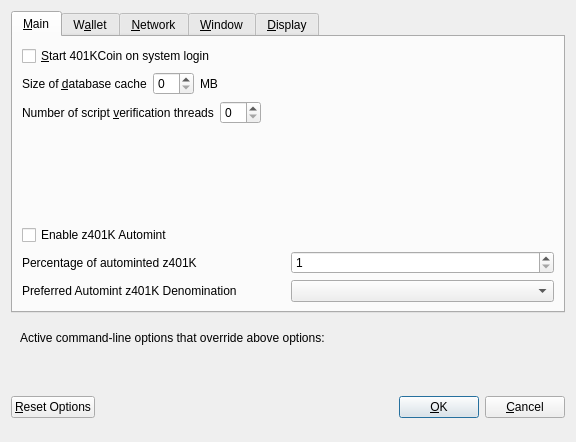
<?xml version="1.0" encoding="UTF-8"?>
<ui version="4.0">
 <class>OptionsDialog</class>
 <widget class="QDialog" name="OptionsDialog">
  <property name="geometry">
   <rect>
    <x>0</x>
    <y>0</y>
    <width>576</width>
    <height>442</height>
   </rect>
  </property>
  <property name="windowTitle">
   <string>Options</string>
  </property>
  <property name="modal">
   <bool>true</bool>
  </property>
  <layout class="QVBoxLayout" name="verticalLayout">
   <item>
    <widget class="QTabWidget" name="tabWidget">
     <property name="currentIndex">
      <number>0</number>
     </property>
     <widget class="QWidget" name="tabMain">
      <attribute name="title">
       <string>&amp;Main</string>
      </attribute>
      <layout class="QVBoxLayout" name="verticalLayout_Main">
       <item>
        <widget class="QCheckBox" name="bitcoinAtStartup">
         <property name="toolTip">
          <string>Automatically start 401KCoin after logging in to the system.</string>
         </property>
         <property name="text">
          <string>&amp;Start 401KCoin on system login</string>
         </property>
        </widget>
       </item>
       <item>
        <layout class="QHBoxLayout" name="horizontalLayout_2_Main">
         <item>
          <widget class="QLabel" name="databaseCacheLabel">
           <property name="text">
            <string>Size of &amp;database cache</string>
           </property>
           <property name="textFormat">
            <enum>Qt::PlainText</enum>
           </property>
           <property name="buddy">
            <cstring>databaseCache</cstring>
           </property>
          </widget>
         </item>
         <item>
          <widget class="QSpinBox" name="databaseCache"/>
         </item>
         <item>
          <widget class="QLabel" name="databaseCacheUnitLabel">
           <property name="text">
            <string>MB</string>
           </property>
           <property name="textFormat">
            <enum>Qt::PlainText</enum>
           </property>
          </widget>
         </item>
         <item>
          <spacer name="horizontalSpacer_2_Main">
           <property name="orientation">
            <enum>Qt::Horizontal</enum>
           </property>
           <property name="sizeHint" stdset="0">
            <size>
             <width>40</width>
             <height>20</height>
            </size>
           </property>
          </spacer>
         </item>
        </layout>
       </item>
       <item>
        <layout class="QHBoxLayout" name="horizontalLayout_3_Main">
         <item>
          <widget class="QLabel" name="threadsScriptVerifLabel">
           <property name="text">
            <string>Number of script &amp;verification threads</string>
           </property>
           <property name="textFormat">
            <enum>Qt::PlainText</enum>
           </property>
           <property name="buddy">
            <cstring>threadsScriptVerif</cstring>
           </property>
          </widget>
         </item>
         <item>
          <widget class="QSpinBox" name="threadsScriptVerif">
           <property name="toolTip">
            <string>(0 = auto, &lt;0 = leave that many cores free)</string>
           </property>
          </widget>
         </item>
         <item>
          <spacer name="horizontalSpacer_3_Main">
           <property name="orientation">
            <enum>Qt::Horizontal</enum>
           </property>
           <property name="sizeHint" stdset="0">
            <size>
             <width>40</width>
             <height>20</height>
            </size>
           </property>
          </spacer>
         </item>
        </layout>
       </item>
       <item>
        <spacer name="verticalSpacer_2">
         <property name="orientation">
          <enum>Qt::Vertical</enum>
         </property>
         <property name="sizeHint" stdset="0">
          <size>
           <width>20</width>
           <height>40</height>
          </size>
         </property>
        </spacer>
       </item>
       <item>
        <widget class="QCheckBox" name="checkBoxZeromintEnable">
         <property name="toolTip">
          <string>Enable automatic minting of 401K units to z401K</string>
         </property>
         <property name="layoutDirection">
          <enum>Qt::LeftToRight</enum>
         </property>
         <property name="text">
          <string>Enable z401K Automint</string>
         </property>
        </widget>
       </item>
       <item>
        <layout class="QHBoxLayout" name="horizontalLayout_3">
         <item>
          <widget class="QLabel" name="percentage_label">
           <property name="toolTip">
            <string>Percentage of incoming 401K which get automatically converted to z401K via Zerocoin Protocol (min: 10%)</string>
           </property>
           <property name="text">
            <string>Percentage of autominted z401K</string>
           </property>
          </widget>
         </item>
         <item>
          <widget class="QSpinBox" name="zeromintPercentage">
           <property name="minimum">
            <number>1</number>
           </property>
           <property name="maximum">
            <number>100</number>
           </property>
          </widget>
         </item>
        </layout>
       </item>
       <item>
        <layout class="QHBoxLayout" name="horizontalLayout" stretch="0,0">
         <property name="sizeConstraint">
          <enum>QLayout::SetFixedSize</enum>
         </property>
         <item>
          <widget class="QLabel" name="labelPreferredDenom">
           <property name="maximumSize">
            <size>
             <width>16777215</width>
             <height>16777215</height>
            </size>
           </property>
           <property name="toolTip">
            <string>Wait with automatic conversion to Zerocoin until enough 401K for this denomination is available</string>
           </property>
           <property name="text">
            <string>Preferred Automint z401K Denomination</string>
           </property>
          </widget>
         </item>
         <item>
          <widget class="QComboBox" name="preferredDenom">
           <property name="maximumSize">
            <size>
             <width>16777215</width>
             <height>27</height>
            </size>
           </property>
           <property name="toolTip">
            <string>Wait with automatic conversion to Zerocoin until enough 401K for this denomination is available</string>
           </property>
           <property name="maxVisibleItems">
            <number>9</number>
           </property>
           <property name="maxCount">
            <number>9</number>
           </property>
          </widget>
         </item>
        </layout>
       </item>
      </layout>
     </widget>
     <widget class="QWidget" name="tabWallet">
      <attribute name="title">
       <string>W&amp;allet</string>
      </attribute>
      <layout class="QVBoxLayout" name="verticalLayout_Wallet">
       <item>
        <layout class="QHBoxLayout" name="horizontalLayout_2_Wallet">
         <item>
          <widget class="QLabel" name="labelStakeSplitThresholdText">
           <property name="text">
            <string>Stake split threshold:</string>
           </property>
          </widget>
         </item>
         <item>
          <widget class="QSpinBox" name="spinBoxStakeSplitThreshold">
           <property name="minimum">
            <number>1</number>
           </property>
           <property name="maximum">
            <number>999999</number>
           </property>
          </widget>
         </item>
        </layout>
       </item>
       <item>
        <widget class="QGroupBox" name="groupBox">
         <property name="title">
          <string>Expert</string>
         </property>
         <layout class="QVBoxLayout" name="verticalLayout_2">
          <item>
           <widget class="QCheckBox" name="coinControlFeatures">
            <property name="toolTip">
             <string>Whether to show coin control features or not.</string>
            </property>
            <property name="text">
             <string>Enable coin &amp;control features</string>
            </property>
           </widget>
          </item>
          <item>
           <widget class="QCheckBox" name="showMasternodesTab">
            <property name="toolTip">
             <string>Show additional tab listing all your masternodes in first sub-tab&lt;br/&gt;and all masternodes on the network in second sub-tab.</string>
            </property>
            <property name="text">
             <string>Show Masternodes Tab</string>
            </property>
           </widget>
          </item>
          <item>
           <widget class="QCheckBox" name="spendZeroConfChange">
            <property name="toolTip">
             <string>If you disable the spending of unconfirmed change, the change from a transaction&lt;br/&gt;cannot be used until that transaction has at least one confirmation.&lt;br/&gt;This also affects how your balance is computed.</string>
            </property>
            <property name="text">
             <string>&amp;Spend unconfirmed change</string>
            </property>
           </widget>
          </item>
         </layout>
        </widget>
       </item>
       <item>
        <spacer name="verticalSpacer_Wallet">
         <property name="orientation">
          <enum>Qt::Vertical</enum>
         </property>
         <property name="sizeHint" stdset="0">
          <size>
           <width>20</width>
           <height>40</height>
          </size>
         </property>
        </spacer>
       </item>
      </layout>
     </widget>
     <widget class="QWidget" name="tabNetwork">
      <attribute name="title">
       <string>&amp;Network</string>
      </attribute>
      <layout class="QVBoxLayout" name="verticalLayout_Network">
       <item>
        <widget class="QCheckBox" name="mapPortUpnp">
         <property name="toolTip">
          <string>Automatically open the 401KCoin client port on the router. This only works when your router supports UPnP and it is enabled.</string>
         </property>
         <property name="text">
          <string>Map port using &amp;UPnP</string>
         </property>
        </widget>
       </item>
       <item>
        <widget class="QCheckBox" name="allowIncoming">
         <property name="toolTip">
          <string>Accept connections from outside</string>
         </property>
         <property name="text">
          <string>Allow incoming connections</string>
         </property>
        </widget>
       </item>
       <item>
        <widget class="QCheckBox" name="connectSocks">
         <property name="toolTip">
          <string>Connect to the 401KCoin network through a SOCKS5 proxy.</string>
         </property>
         <property name="text">
          <string>&amp;Connect through SOCKS5 proxy (default proxy):</string>
         </property>
        </widget>
       </item>
       <item>
        <layout class="QHBoxLayout" name="horizontalLayout_1_Network">
         <item>
          <widget class="QLabel" name="proxyIpLabel">
           <property name="text">
            <string>Proxy &amp;IP:</string>
           </property>
           <property name="textFormat">
            <enum>Qt::PlainText</enum>
           </property>
           <property name="buddy">
            <cstring>proxyIp</cstring>
           </property>
          </widget>
         </item>
         <item>
          <widget class="QValidatedLineEdit" name="proxyIp">
           <property name="minimumSize">
            <size>
             <width>140</width>
             <height>0</height>
            </size>
           </property>
           <property name="maximumSize">
            <size>
             <width>140</width>
             <height>16777215</height>
            </size>
           </property>
           <property name="toolTip">
            <string>IP address of the proxy (e.g. IPv4: 127.0.0.1 / IPv6: ::1)</string>
           </property>
          </widget>
         </item>
         <item>
          <widget class="QLabel" name="proxyPortLabel">
           <property name="text">
            <string>&amp;Port:</string>
           </property>
           <property name="textFormat">
            <enum>Qt::PlainText</enum>
           </property>
           <property name="buddy">
            <cstring>proxyPort</cstring>
           </property>
          </widget>
         </item>
         <item>
          <widget class="QLineEdit" name="proxyPort">
           <property name="minimumSize">
            <size>
             <width>55</width>
             <height>0</height>
            </size>
           </property>
           <property name="maximumSize">
            <size>
             <width>55</width>
             <height>16777215</height>
            </size>
           </property>
           <property name="toolTip">
            <string>Port of the proxy (e.g. 9050)</string>
           </property>
          </widget>
         </item>
         <item>
          <spacer name="horizontalSpacer_1_Network">
           <property name="orientation">
            <enum>Qt::Horizontal</enum>
           </property>
           <property name="sizeHint" stdset="0">
            <size>
             <width>40</width>
             <height>20</height>
            </size>
           </property>
          </spacer>
         </item>
        </layout>
       </item>
       <item>
        <spacer name="verticalSpacer_Network">
         <property name="orientation">
          <enum>Qt::Vertical</enum>
         </property>
         <property name="sizeHint" stdset="0">
          <size>
           <width>20</width>
           <height>40</height>
          </size>
         </property>
        </spacer>
       </item>
      </layout>
     </widget>
     <widget class="QWidget" name="tabWindow">
      <attribute name="title">
       <string>&amp;Window</string>
      </attribute>
      <layout class="QVBoxLayout" name="verticalLayout_Window">
       <item>
        <widget class="QCheckBox" name="minimizeToTray">
         <property name="toolTip">
          <string>Show only a tray icon after minimizing the window.</string>
         </property>
         <property name="text">
          <string>&amp;Minimize to the tray instead of the taskbar</string>
         </property>
        </widget>
       </item>
       <item>
        <widget class="QCheckBox" name="minimizeOnClose">
         <property name="toolTip">
          <string>Minimize instead of exit the application when the window is closed. When this option is enabled, the application will be closed only after selecting Quit in the menu.</string>
         </property>
         <property name="text">
          <string>M&amp;inimize on close</string>
         </property>
        </widget>
       </item>
       <item>
        <spacer name="verticalSpacer_Window">
         <property name="orientation">
          <enum>Qt::Vertical</enum>
         </property>
         <property name="sizeHint" stdset="0">
          <size>
           <width>20</width>
           <height>40</height>
          </size>
         </property>
        </spacer>
       </item>
      </layout>
     </widget>
     <widget class="QWidget" name="tabDisplay">
      <attribute name="title">
       <string>&amp;Display</string>
      </attribute>
      <layout class="QVBoxLayout" name="verticalLayout_Display">
       <item>
        <layout class="QHBoxLayout" name="horizontalLayout_1_Display">
         <item>
          <widget class="QLabel" name="langLabel">
           <property name="text">
            <string>User Interface &amp;language:</string>
           </property>
           <property name="textFormat">
            <enum>Qt::PlainText</enum>
           </property>
           <property name="buddy">
            <cstring>lang</cstring>
           </property>
          </widget>
         </item>
         <item>
          <widget class="QValueComboBox" name="lang">
           <property name="toolTip">
            <string>The user interface language can be set here. This setting will take effect after restarting 401KCoin.</string>
           </property>
          </widget>
         </item>
        </layout>
       </item>
       <item>
        <widget class="QLabel" name="label_3">
         <property name="toolTip">
          <string notr="true"/>
         </property>
         <property name="statusTip">
          <string notr="true"/>
         </property>
         <property name="whatsThis">
          <string notr="true"/>
         </property>
         <property name="accessibleName">
          <string notr="true"/>
         </property>
         <property name="text">
          <string>Language missing or translation incomplete? Help contributing translations here:
https://www.transifex.com/401kcoin-project/401kcoin-project-translations</string>
         </property>
         <property name="wordWrap">
          <bool>true</bool>
         </property>
         <property name="openExternalLinks">
          <bool>true</bool>
         </property>
         <property name="textInteractionFlags">
          <set>Qt::TextBrowserInteraction</set>
         </property>
        </widget>
       </item>
       <item>
        <layout class="QHBoxLayout" name="horizontalLayout_4_Display" stretch="0,0">
         <item>
          <widget class="QLabel" name="themeLabel">
           <property name="text">
            <string>User Interface Theme:</string>
           </property>
          </widget>
         </item>
         <item>
          <widget class="QValueComboBox" name="theme"/>
         </item>
        </layout>
       </item>
       <item>
        <widget class="Line" name="line">
         <property name="orientation">
          <enum>Qt::Horizontal</enum>
         </property>
        </widget>
       </item>
       <item>
        <layout class="QHBoxLayout" name="horizontalLayout_2_Display">
         <item>
          <widget class="QLabel" name="unitLabel">
           <property name="text">
            <string>&amp;Unit to show amounts in:</string>
           </property>
           <property name="textFormat">
            <enum>Qt::PlainText</enum>
           </property>
           <property name="buddy">
            <cstring>unit</cstring>
           </property>
          </widget>
         </item>
         <item>
          <widget class="QValueComboBox" name="unit">
           <property name="toolTip">
            <string>Choose the default subdivision unit to show in the interface and when sending coins.</string>
           </property>
          </widget>
         </item>
        </layout>
       </item>
       <item>
        <layout class="QHBoxLayout" name="horizontalLayout_5_Display">
         <item>
          <widget class="QLabel" name="digitsLabel">
           <property name="text">
            <string>Decimal digits</string>
           </property>
          </widget>
         </item>
         <item>
          <widget class="QValueComboBox" name="digits"/>
         </item>
        </layout>
       </item>
       <item>
        <widget class="QCheckBox" name="checkBoxHideZeroBalances">
         <property name="toolTip">
          <string>Hide empty balances</string>
         </property>
         <property name="layoutDirection">
          <enum>Qt::LeftToRight</enum>
         </property>
         <property name="text">
          <string>Hide empty balances</string>
         </property>
        </widget>
       </item>
       <item>
        <layout class="QHBoxLayout" name="horizontalLayout_3_Display">
         <item>
          <widget class="QLabel" name="thirdPartyTxUrlsLabel">
           <property name="toolTip">
            <string>Third party URLs (e.g. a block explorer) that appear in the transactions tab as context menu items. %s in the URL is replaced by transaction hash. Multiple URLs are separated by vertical bar |.</string>
           </property>
           <property name="text">
            <string>Third party transaction URLs</string>
           </property>
           <property name="buddy">
            <cstring>thirdPartyTxUrls</cstring>
           </property>
          </widget>
         </item>
         <item>
          <widget class="QLineEdit" name="thirdPartyTxUrls">
           <property name="toolTip">
            <string>Third party URLs (e.g. a block explorer) that appear in the transactions tab as context menu items. %s in the URL is replaced by transaction hash. Multiple URLs are separated by vertical bar |.</string>
           </property>
          </widget>
         </item>
        </layout>
       </item>
       <item>
        <spacer name="verticalSpacer">
         <property name="orientation">
          <enum>Qt::Vertical</enum>
         </property>
         <property name="sizeHint" stdset="0">
          <size>
           <width>20</width>
           <height>40</height>
          </size>
         </property>
        </spacer>
       </item>
      </layout>
     </widget>
    </widget>
   </item>
   <item>
    <widget class="QFrame" name="frame">
     <layout class="QVBoxLayout" name="verticalLayout_Bottom">
      <item>
       <layout class="QHBoxLayout" name="horizontalLayout_Bottom">
        <item>
         <widget class="QLabel" name="overriddenByCommandLineInfoLabel">
          <property name="text">
           <string>Active command-line options that override above options:</string>
          </property>
          <property name="textFormat">
           <enum>Qt::PlainText</enum>
          </property>
         </widget>
        </item>
        <item>
         <spacer name="horizontalSpacer_Bottom">
          <property name="orientation">
           <enum>Qt::Horizontal</enum>
          </property>
          <property name="sizeHint" stdset="0">
           <size>
            <width>40</width>
            <height>20</height>
           </size>
          </property>
         </spacer>
        </item>
       </layout>
      </item>
      <item>
       <widget class="QLabel" name="overriddenByCommandLineLabel">
        <property name="text">
         <string/>
        </property>
        <property name="textFormat">
         <enum>Qt::PlainText</enum>
        </property>
        <property name="wordWrap">
         <bool>true</bool>
        </property>
       </widget>
      </item>
     </layout>
    </widget>
   </item>
   <item>
    <layout class="QHBoxLayout" name="horizontalLayout_Buttons">
     <item>
      <widget class="QPushButton" name="resetButton">
       <property name="toolTip">
        <string>Reset all client options to default.</string>
       </property>
       <property name="text">
        <string>&amp;Reset Options</string>
       </property>
       <property name="autoDefault">
        <bool>false</bool>
       </property>
      </widget>
     </item>
     <item>
      <spacer name="horizontalSpacer_1">
       <property name="orientation">
        <enum>Qt::Horizontal</enum>
       </property>
       <property name="sizeHint" stdset="0">
        <size>
         <width>40</width>
         <height>48</height>
        </size>
       </property>
      </spacer>
     </item>
     <item>
      <widget class="QLabel" name="statusLabel">
       <property name="minimumSize">
        <size>
         <width>200</width>
         <height>0</height>
        </size>
       </property>
       <property name="font">
        <font>
         <weight>75</weight>
         <bold>true</bold>
        </font>
       </property>
       <property name="text">
        <string/>
       </property>
       <property name="textFormat">
        <enum>Qt::PlainText</enum>
       </property>
       <property name="wordWrap">
        <bool>true</bool>
       </property>
      </widget>
     </item>
     <item>
      <spacer name="horizontalSpacer_2">
       <property name="orientation">
        <enum>Qt::Horizontal</enum>
       </property>
       <property name="sizeHint" stdset="0">
        <size>
         <width>40</width>
         <height>48</height>
        </size>
       </property>
      </spacer>
     </item>
     <item>
      <widget class="QPushButton" name="okButton">
       <property name="text">
        <string>&amp;OK</string>
       </property>
       <property name="autoDefault">
        <bool>false</bool>
       </property>
       <property name="default">
        <bool>true</bool>
       </property>
      </widget>
     </item>
     <item>
      <widget class="QPushButton" name="cancelButton">
       <property name="text">
        <string>&amp;Cancel</string>
       </property>
       <property name="autoDefault">
        <bool>false</bool>
       </property>
      </widget>
     </item>
    </layout>
   </item>
  </layout>
 </widget>
 <customwidgets>
  <customwidget>
   <class>QValidatedLineEdit</class>
   <extends>QLineEdit</extends>
   <header>qvalidatedlineedit.h</header>
  </customwidget>
  <customwidget>
   <class>QValueComboBox</class>
   <extends>QComboBox</extends>
   <header>qvaluecombobox.h</header>
  </customwidget>
 </customwidgets>
 <resources/>
 <connections/>
</ui>
